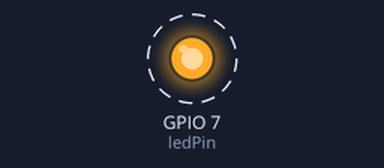
A sketch run on a simulated ESP32-C3. Parts: output pins drawn as LEDs (lit = HIGH). Dashed ring = blinking. What the sketch prints to the serial monitor is not drawn.

Above: at 0.2 s.
Timing chart, 0 to 3.0 s (numbered marks = the images above):
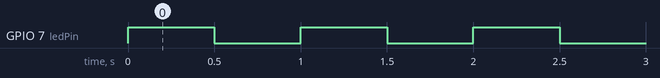

Measured:
- by itself, GPIO 7 (ledPin): alternates HIGH for 0.50 s and LOW for 0.50 s

The sketch:

esp_32_check.ino
```cpp
const int ledPin = 7; // Try GPIO 10 if 7 doesn't work on your ESP32-C3

void setup() {
  Serial.begin(115200);

  // Wait for serial to connect (especially important on ESP32-C3 USB CDC)
  while (!Serial) {
    delay(10);
  }

  pinMode(ledPin, OUTPUT);
  Serial.println("Starting LED blink with serial logging...");
}

void loop() {
  digitalWrite(ledPin, HIGH);
  Serial.println("LED ON");
  delay(500);

  digitalWrite(ledPin, LOW);
  Serial.println("LED OFF");
  delay(500);
}
```
